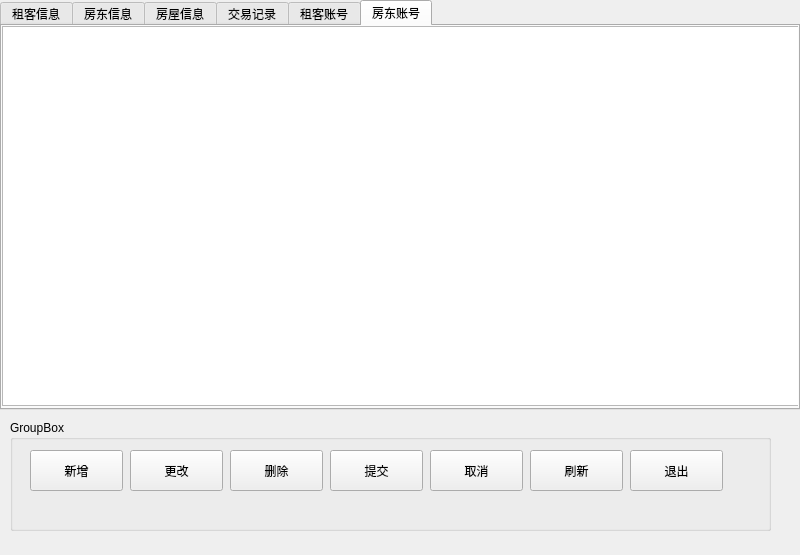
<?xml version="1.0" encoding="UTF-8"?>
<ui version="4.0">
 <class>adminwindow</class>
 <widget class="QWidget" name="adminwindow">
  <property name="geometry">
   <rect>
    <x>0</x>
    <y>0</y>
    <width>800</width>
    <height>555</height>
   </rect>
  </property>
  <property name="windowTitle">
   <string>Form</string>
  </property>
  <widget class="QTabWidget" name="tabWidget">
   <property name="geometry">
    <rect>
     <x>0</x>
     <y>0</y>
     <width>800</width>
     <height>410</height>
    </rect>
   </property>
   <property name="currentIndex">
    <number>5</number>
   </property>
   <widget class="QWidget" name="a_tenant">
    <attribute name="title">
     <string>租客信息</string>
    </attribute>
    <widget class="QTableView" name="a_tenantview">
     <property name="geometry">
      <rect>
       <x>0</x>
       <y>0</y>
       <width>800</width>
       <height>380</height>
      </rect>
     </property>
    </widget>
   </widget>
   <widget class="QWidget" name="a_landlord">
    <attribute name="title">
     <string>房东信息</string>
    </attribute>
    <widget class="QTableView" name="a_landlordview">
     <property name="geometry">
      <rect>
       <x>0</x>
       <y>0</y>
       <width>800</width>
       <height>380</height>
      </rect>
     </property>
    </widget>
   </widget>
   <widget class="QWidget" name="a_house">
    <attribute name="title">
     <string>房屋信息</string>
    </attribute>
    <widget class="QTableView" name="a_houseview">
     <property name="geometry">
      <rect>
       <x>0</x>
       <y>0</y>
       <width>800</width>
       <height>380</height>
      </rect>
     </property>
    </widget>
   </widget>
   <widget class="QWidget" name="a_record">
    <attribute name="title">
     <string>交易记录</string>
    </attribute>
    <widget class="QTableView" name="a_recordview">
     <property name="geometry">
      <rect>
       <x>0</x>
       <y>0</y>
       <width>800</width>
       <height>380</height>
      </rect>
     </property>
    </widget>
   </widget>
   <widget class="QWidget" name="tab">
    <attribute name="title">
     <string>租客账号</string>
    </attribute>
    <widget class="QTableView" name="a_tacview">
     <property name="geometry">
      <rect>
       <x>0</x>
       <y>0</y>
       <width>800</width>
       <height>380</height>
      </rect>
     </property>
    </widget>
   </widget>
   <widget class="QWidget" name="tab_2">
    <attribute name="title">
     <string>房东账号</string>
    </attribute>
    <widget class="QTableView" name="a_lacview">
     <property name="geometry">
      <rect>
       <x>0</x>
       <y>0</y>
       <width>800</width>
       <height>380</height>
      </rect>
     </property>
    </widget>
   </widget>
  </widget>
  <widget class="QGroupBox" name="groupBox">
   <property name="geometry">
    <rect>
     <x>10</x>
     <y>420</y>
     <width>761</width>
     <height>111</height>
    </rect>
   </property>
   <property name="title">
    <string>GroupBox</string>
   </property>
   <widget class="QPushButton" name="addButton">
    <property name="geometry">
     <rect>
      <x>20</x>
      <y>30</y>
      <width>93</width>
      <height>41</height>
     </rect>
    </property>
    <property name="text">
     <string>新增</string>
    </property>
   </widget>
   <widget class="QPushButton" name="updateButton">
    <property name="geometry">
     <rect>
      <x>120</x>
      <y>30</y>
      <width>93</width>
      <height>41</height>
     </rect>
    </property>
    <property name="text">
     <string>更改</string>
    </property>
   </widget>
   <widget class="QPushButton" name="delButton">
    <property name="geometry">
     <rect>
      <x>220</x>
      <y>30</y>
      <width>93</width>
      <height>41</height>
     </rect>
    </property>
    <property name="text">
     <string>删除</string>
    </property>
   </widget>
   <widget class="QPushButton" name="commitButton">
    <property name="geometry">
     <rect>
      <x>320</x>
      <y>30</y>
      <width>93</width>
      <height>41</height>
     </rect>
    </property>
    <property name="text">
     <string>提交</string>
    </property>
   </widget>
   <widget class="QPushButton" name="cancelButton">
    <property name="geometry">
     <rect>
      <x>420</x>
      <y>30</y>
      <width>93</width>
      <height>41</height>
     </rect>
    </property>
    <property name="text">
     <string>取消</string>
    </property>
   </widget>
   <widget class="QPushButton" name="pushButton_2">
    <property name="geometry">
     <rect>
      <x>520</x>
      <y>30</y>
      <width>93</width>
      <height>41</height>
     </rect>
    </property>
    <property name="text">
     <string>刷新</string>
    </property>
   </widget>
   <widget class="QPushButton" name="quitButton">
    <property name="geometry">
     <rect>
      <x>620</x>
      <y>30</y>
      <width>93</width>
      <height>41</height>
     </rect>
    </property>
    <property name="text">
     <string>退出</string>
    </property>
   </widget>
  </widget>
 </widget>
 <resources/>
 <connections/>
</ui>
